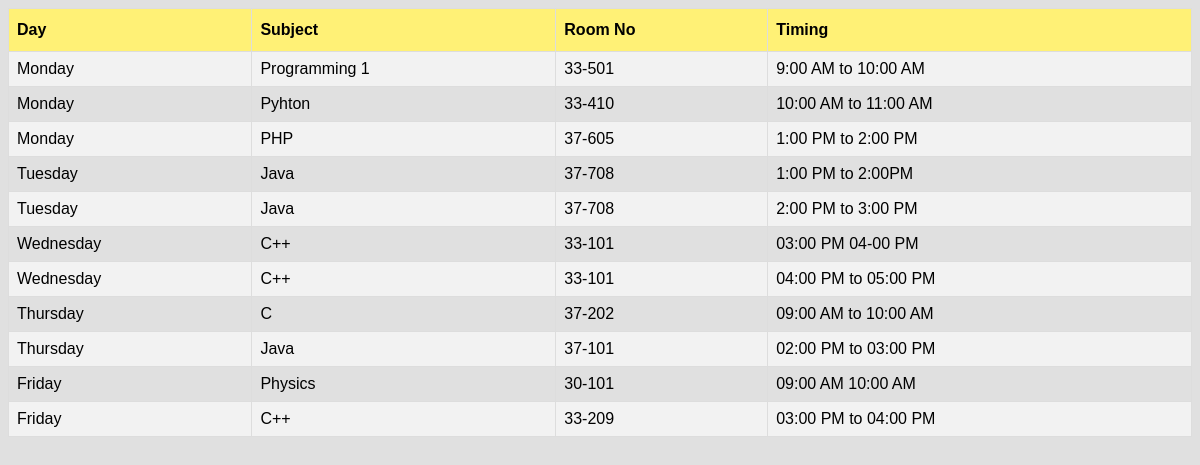
/module/student/timetable.php (signed in), run on the app's committed database.
### tables this page shows
CREATE TABLE `timetable` (
  `day` varchar(30) NOT NULL,
  `subject` varchar(30) NOT NULL,
  `roomno` varchar(15) NOT NULL,
  `timing` varchar(40) NOT NULL
);

### module/student/timetable.php (the view, shortened to what this page needs)
<?php
include_once('../../service/mysqlcon.php');
$sql = "SELECT * FROM timetable;";
$res= mysqli_query($link,$sql);
$string = "";
while($row = mysqli_fetch_array($res)){
    $string .= '<tr><td>'.$row['day'].'</td><td>'.$row['subject'].'</td><td>'.$row['roomno'].'</td><td>'.$row['timing'];
}
?>
<html>
    <head>
    <link rel="stylesheet" href="style.css">
    		</head>
        <center>
            <table border="1" id='studentList'>
                <tr>
                   <th>Day</th>
                    <th>Subject</th>
                    <th>Room No</th>
                  	<th>Timing</th>
                </tr>
                <?php echo $string;?>
            </table>
        </center>
		</body>
</html>

### module/student/style.css (style rules this page uses)
#studentList { font-family: "Trebuchet MS", Arial, Helvetica, sans-serif; border-collapse: collapse; width: 100%; }
#studentList td, #studentList th { border: 1px solid #ddd; padding: 8px; }
#studentList tr:nth-child(even) { background-color: #f2f2f2; }
#studentList th { padding-top: 12px; padding-bottom: 12px; text-align: left; background-color: #FFF176; color: black; }
* { box-sizing: border-box; }

### data on the page
timetable: day "Monday", subject "Programming 1", roomno "33-501", timing "9:00 AM to 10:00 AM"
timetable: day "Monday", subject "Pyhton", roomno "33-410", timing "10:00 AM to 11:00 AM"
timetable: day "Monday", subject "PHP", roomno "37-605", timing "1:00 PM to 2:00 PM"
timetable: day "Tuesday", subject "Java", roomno "37-708", timing "1:00 PM to 2:00PM"
timetable: day "Tuesday", subject "Java", roomno "37-708", timing "2:00 PM to 3:00 PM"
timetable: day "Wednesday", subject "C++", roomno "33-101", timing "03:00 PM 04-00 PM"
timetable: day "Wednesday", subject "C++", roomno "33-101", timing "04:00 PM to 05:00 PM"
timetable: day "Thursday", subject "C", roomno "37-202", timing "09:00 AM to 10:00 AM"
timetable: day "Thursday", subject "Java", roomno "37-101", timing "02:00 PM to 03:00 PM"
timetable: day "Friday", subject "Physics", roomno "30-101", timing "09:00 AM 10:00 AM"
timetable: day "Friday", subject "C++", roomno "33-209", timing "03:00 PM to 04:00 PM"
